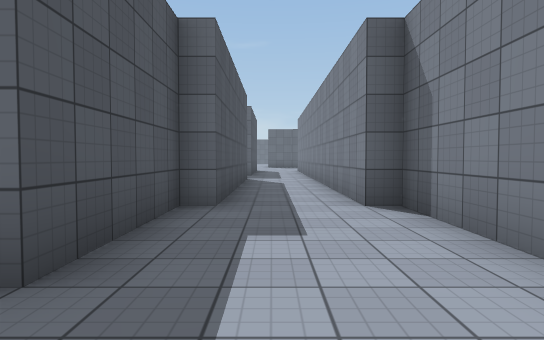
View 1 (above)

18 first-person views from a walk through a scene from a Unity 3-D project. The camera is 1.3 m above the floor, tilts 2° down and sees 75° across. The floor is counted in squares, 2 m on a side. Each view is taken from the middle of a square. On the plan, view 1 faces up. The plan holds only what a view shows up to about 10 squares ahead; the rest is blank. The place goes on beyond the plan. Surface patterns are stand-ins for the level's own textures.

View 2
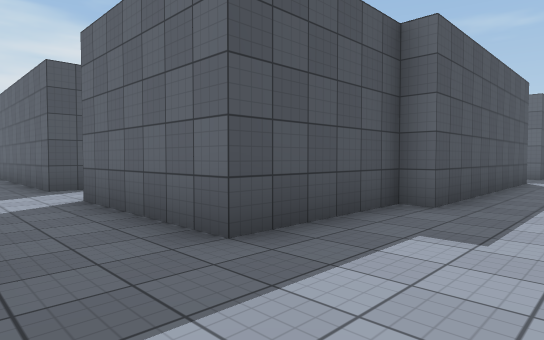

View 3
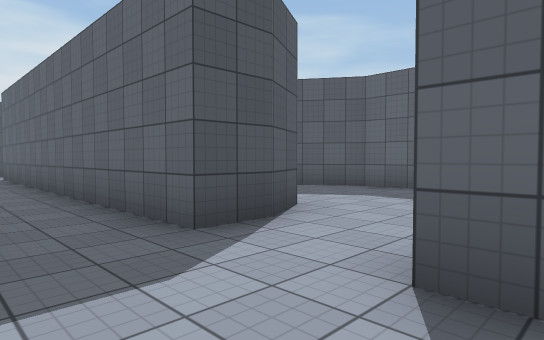

View 4
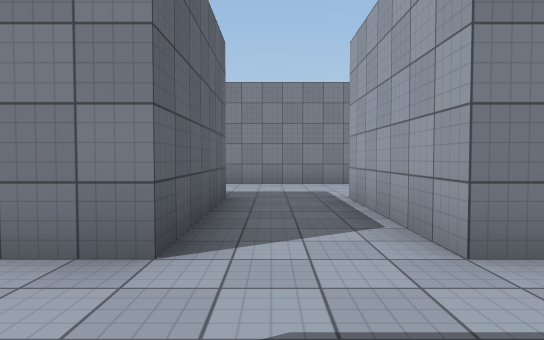

View 5
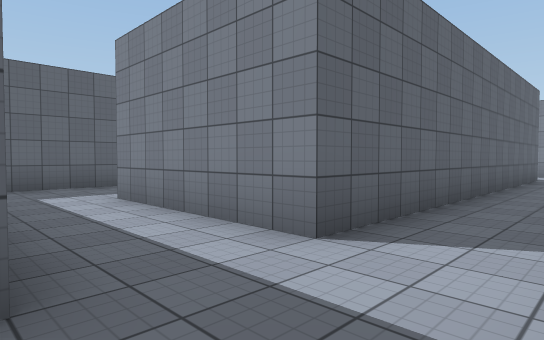

View 6
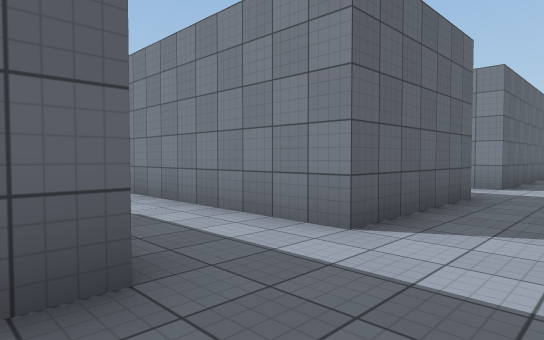

View 7
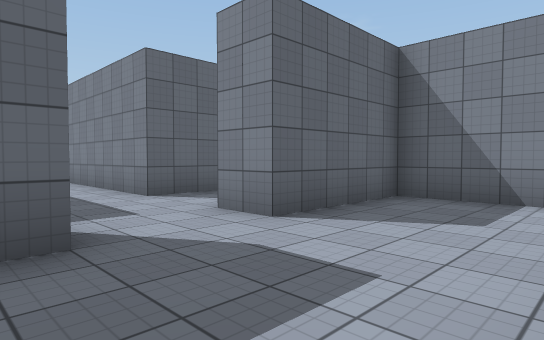

View 8
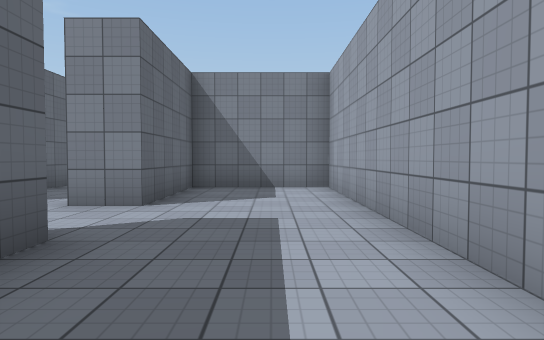

View 9
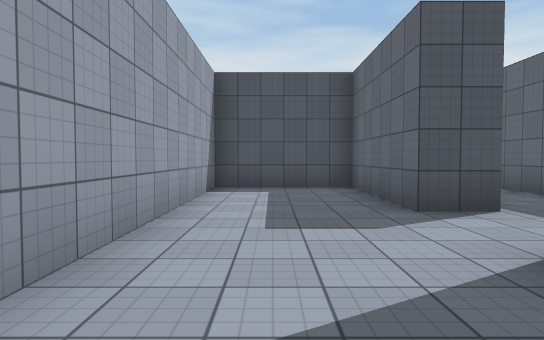

View 10
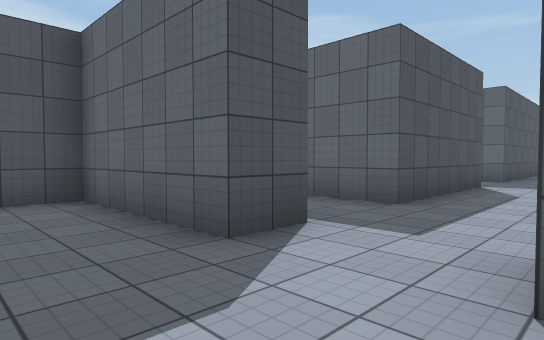

View 11
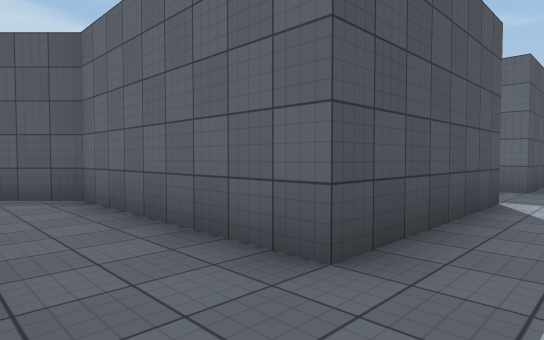

View 12
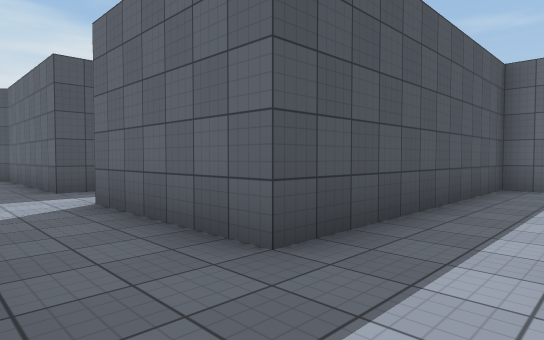

View 13
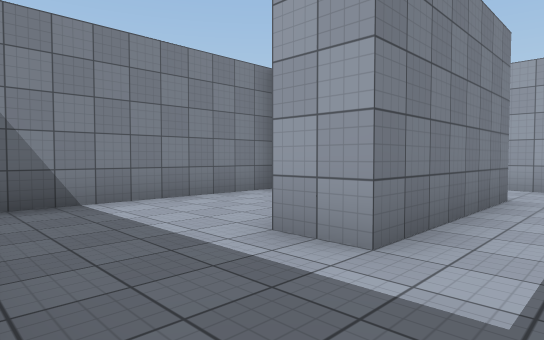

View 14
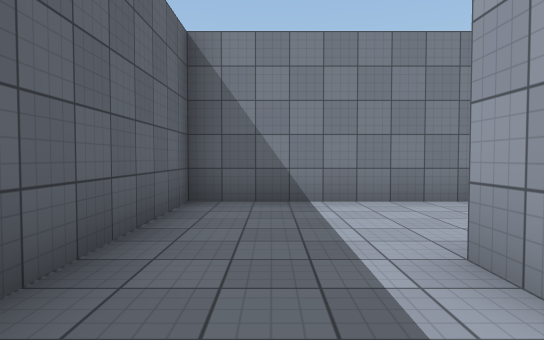

View 15
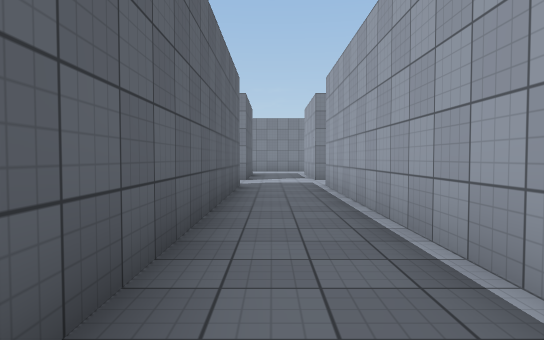

View 16
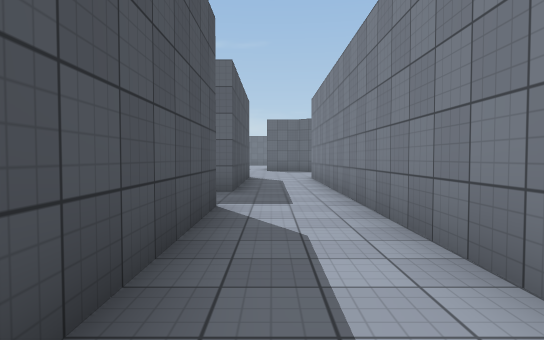

View 17
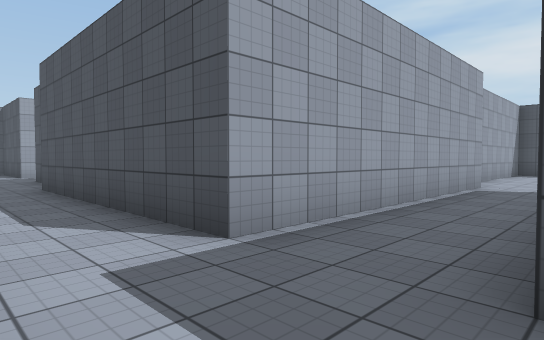

View 18
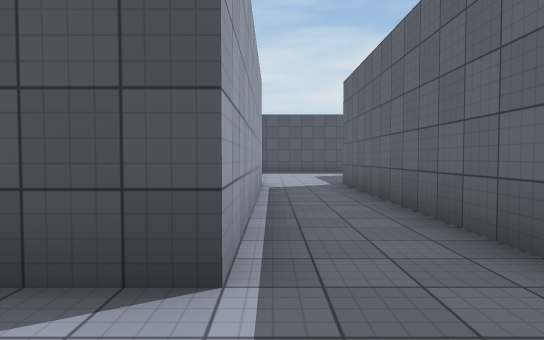

### Floor plan
Points are (right, up) in squares from view 1. A wall is a line through its corners. A room is listed if a view was taken in it or the views show most of it. See-through windows are left out.
Room 1 (views 1, 2, 3, 4, 5, 6, 11, 12, 15, 16, 17, 18)
walls: (-13.5, -0.3) (-6.8, -0.3); (-17, -0.3) (-16.2, -0.3); (-6.7, 2.8) (-6.7, 1.8) (-16.7, 1.8) (-16.7, 5.7); (-4.8, -0.8) (-4.8, -0.3) (-1.2, -0.3); (-18.7, 6.5) (-18.7, 1.8) (-22.2, 1.8) (-22.2, 6.5); (-7.8, 10.8) (-0.7, 10.8) (-0.7, 4.8) (-1.2, 4.8) (-1.2, 1.8) (-4.8, 1.8) (-4.8, 2.8); (-24.2, 5.9) (-24.2, 1.8) (-28.7, 1.8) (-29.7, 0.8); (1.8, -1) (1.8, 4.8) (1.3, 4.8) (1.3, 15.5); (-24.2, 9.5) (-24.2, 7.8) (-24.8, 7.8); (-0.7, 15.2) (-0.7, 12.8) (-7.8, 12.8)
ways out: opening at (-23.5, -1) to room 2; opening at (-17.5, 6) to room 3; opening at (-7.5, 11.5); opening at (-5.5, -1.5); opening at (-5.5, 2.5)
Room 2 (views 7, 8, 9, 10)
walls: (-24.2, -0.1) (-24.2, -1.3) (-27.7, -1.3) (-27.7, -4.2) (-19.2, -4.2) (-19.2, -1.3) (-22.2, -1.3) (-22.2, -0.2)
ways out: opening at (-23.5, -1) to room 1
Room 3 (views 13, 14)
walls: (-16.7, 5.7) (-15.8, 5.7); (-12.8, 2.8) (-12.8, 8.2) (-18.7, 8.2) (-18.7, 6.5)
ways out: opening at (-17.5, 6) to room 1

Where each view was taken, in squares from view 1:
view 1: 0 up, 0 right, facing up
view 2: 0 up, 1 right, facing up-left
view 3: 0 up, 4 left, facing up-left
view 4: 1 up, 7 left, facing right
view 5: 0 up, 19 left, facing up-right
view 6: 0 up, 25 left, facing up-right
view 7: 4 down, 25 left, facing up-right
view 8: 3 down, 27 left, facing right
view 9: 3 down, 20 left, facing left
view 10: 3 down, 22 left, facing up-left
view 11: 0 up, 23 left, facing up-left
view 12: 0 up, 17 left, facing up-left
view 13: 8 up, 18 left, facing down-right
view 14: 7 up, 18 left, facing right
view 15: 1 up, 15 left, facing right
view 16: 6 up, 0 right, facing up
view 17: 13 up, 1 right, facing down-left
view 18: 11 up, 1 right, facing left
